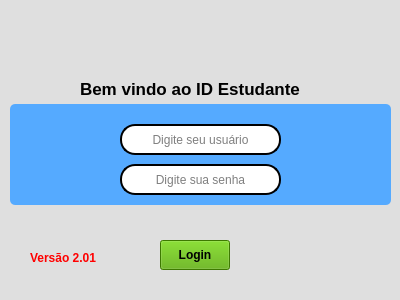
<?xml version="1.0" encoding="UTF-8"?>
<ui version="4.0">
 <class>SistemadeBatas</class>
 <widget class="QMainWindow" name="SistemadeBatas">
  <property name="geometry">
   <rect>
    <x>0</x>
    <y>0</y>
    <width>400</width>
    <height>300</height>
   </rect>
  </property>
  <property name="minimumSize">
   <size>
    <width>400</width>
    <height>300</height>
   </size>
  </property>
  <property name="maximumSize">
   <size>
    <width>400</width>
    <height>300</height>
   </size>
  </property>
  <property name="windowTitle">
   <string>MainWindow</string>
  </property>
  <property name="styleSheet">
   <string notr="true">background-color: rgb(223, 223, 223);</string>
  </property>
  <widget class="QWidget" name="centralwidget">
   <widget class="QPushButton" name="b_login">
    <property name="geometry">
     <rect>
      <x>160</x>
      <y>240</y>
      <width>70</width>
      <height>30</height>
     </rect>
    </property>
    <property name="font">
     <font>
      <weight>75</weight>
      <bold>true</bold>
     </font>
    </property>
    <property name="styleSheet">
     <string notr="true">background-color: rgb(85, 170, 0);
</string>
    </property>
    <property name="text">
     <string>Login</string>
    </property>
   </widget>
   <widget class="QLineEdit" name="lineEdit">
    <property name="geometry">
     <rect>
      <x>120</x>
      <y>124</y>
      <width>161</width>
      <height>31</height>
     </rect>
    </property>
    <property name="styleSheet">
     <string notr="true">background-color: rgb(255, 255, 255);
border-radius: 15px;
border-style: outset;
border-width: 2px;</string>
    </property>
    <property name="alignment">
     <set>Qt::AlignCenter</set>
    </property>
    <property name="placeholderText">
     <string>Digite seu usuário</string>
    </property>
   </widget>
   <widget class="QLineEdit" name="lineEdit_2">
    <property name="geometry">
     <rect>
      <x>120</x>
      <y>164</y>
      <width>161</width>
      <height>31</height>
     </rect>
    </property>
    <property name="styleSheet">
     <string notr="true">background-color: rgb(255, 255, 255);
border-radius: 15px;
border-style: outset;
border-width: 2px;</string>
    </property>
    <property name="echoMode">
     <enum>QLineEdit::Password</enum>
    </property>
    <property name="alignment">
     <set>Qt::AlignCenter</set>
    </property>
    <property name="placeholderText">
     <string>Digite sua senha</string>
    </property>
   </widget>
   <widget class="QLabel" name="label_scadast">
    <property name="geometry">
     <rect>
      <x>30</x>
      <y>250</y>
      <width>111</width>
      <height>16</height>
     </rect>
    </property>
    <property name="font">
     <font>
      <weight>75</weight>
      <bold>true</bold>
     </font>
    </property>
    <property name="styleSheet">
     <string notr="true">color: rgb(255, 0, 0);</string>
    </property>
    <property name="text">
     <string>Versão 2.01</string>
    </property>
   </widget>
   <widget class="QLabel" name="label_user">
    <property name="geometry">
     <rect>
      <x>70</x>
      <y>117</y>
      <width>47</width>
      <height>41</height>
     </rect>
    </property>
    <property name="styleSheet">
     <string notr="true">background-color: rgb(85, 170, 255);</string>
    </property>
    <property name="text">
     <string/>
    </property>
    <property name="pixmap">
     <pixmap>user_black.png</pixmap>
    </property>
    <property name="scaledContents">
     <bool>false</bool>
    </property>
    <property name="alignment">
     <set>Qt::AlignCenter</set>
    </property>
   </widget>
   <widget class="QLabel" name="label_senha">
    <property name="geometry">
     <rect>
      <x>70</x>
      <y>166</y>
      <width>47</width>
      <height>31</height>
     </rect>
    </property>
    <property name="styleSheet">
     <string notr="true">background-color: rgb(85, 170, 255);</string>
    </property>
    <property name="text">
     <string/>
    </property>
    <property name="pixmap">
     <pixmap>chave.png</pixmap>
    </property>
    <property name="scaledContents">
     <bool>false</bool>
    </property>
    <property name="alignment">
     <set>Qt::AlignCenter</set>
    </property>
   </widget>
   <widget class="QLabel" name="label_status">
    <property name="geometry">
     <rect>
      <x>70</x>
      <y>206</y>
      <width>271</width>
      <height>30</height>
     </rect>
    </property>
    <property name="font">
     <font>
      <pointsize>13</pointsize>
      <weight>75</weight>
      <bold>true</bold>
     </font>
    </property>
    <property name="styleSheet">
     <string notr="true"/>
    </property>
    <property name="text">
     <string/>
    </property>
    <property name="alignment">
     <set>Qt::AlignCenter</set>
    </property>
   </widget>
   <widget class="QLabel" name="label_titulo">
    <property name="geometry">
     <rect>
      <x>80</x>
      <y>73</y>
      <width>251</width>
      <height>31</height>
     </rect>
    </property>
    <property name="font">
     <font>
      <pointsize>13</pointsize>
      <weight>75</weight>
      <bold>true</bold>
     </font>
    </property>
    <property name="text">
     <string>Bem vindo ao ID Estudante</string>
    </property>
   </widget>
   <widget class="QLabel" name="label">
    <property name="geometry">
     <rect>
      <x>160</x>
      <y>4</y>
      <width>81</width>
      <height>71</height>
     </rect>
    </property>
    <property name="text">
     <string/>
    </property>
    <property name="pixmap">
     <pixmap>ico_logo2.png</pixmap>
    </property>
    <property name="scaledContents">
     <bool>true</bool>
    </property>
    <property name="alignment">
     <set>Qt::AlignCenter</set>
    </property>
   </widget>
   <widget class="QFrame" name="frame">
    <property name="geometry">
     <rect>
      <x>10</x>
      <y>104</y>
      <width>381</width>
      <height>101</height>
     </rect>
    </property>
    <property name="styleSheet">
     <string notr="true">background-color: rgb(85, 170, 255);
border-radius: 5px;</string>
    </property>
    <property name="frameShape">
     <enum>QFrame::Box</enum>
    </property>
    <property name="frameShadow">
     <enum>QFrame::Raised</enum>
    </property>
   </widget>
   <zorder>frame</zorder>
   <zorder>b_login</zorder>
   <zorder>lineEdit</zorder>
   <zorder>lineEdit_2</zorder>
   <zorder>label_scadast</zorder>
   <zorder>label_user</zorder>
   <zorder>label_senha</zorder>
   <zorder>label_status</zorder>
   <zorder>label_titulo</zorder>
   <zorder>label</zorder>
  </widget>
 </widget>
 <tabstops>
  <tabstop>lineEdit</tabstop>
  <tabstop>lineEdit_2</tabstop>
  <tabstop>b_login</tabstop>
 </tabstops>
 <resources/>
 <connections/>
</ui>
